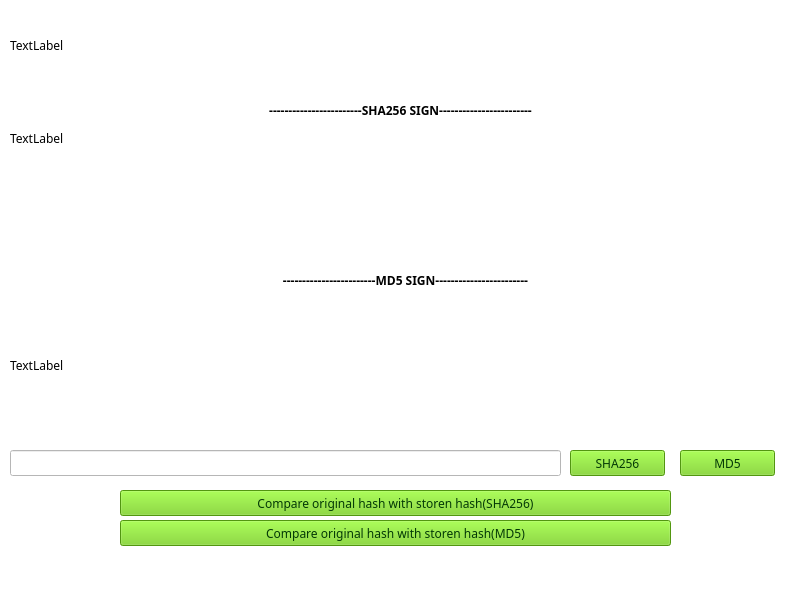
<?xml version="1.0" encoding="UTF-8"?>
<ui version="4.0">
 <class>MainWindow</class>
 <widget class="QMainWindow" name="MainWindow">
  <property name="geometry">
   <rect>
    <x>0</x>
    <y>0</y>
    <width>800</width>
    <height>600</height>
   </rect>
  </property>
  <property name="minimumSize">
   <size>
    <width>800</width>
    <height>600</height>
   </size>
  </property>
  <property name="maximumSize">
   <size>
    <width>800</width>
    <height>600</height>
   </size>
  </property>
  <property name="windowTitle">
   <string>Manage Integrity and Authority</string>
  </property>
  <property name="styleSheet">
   <string notr="true">background-color: rgb(255, 255, 255);</string>
  </property>
  <widget class="QWidget" name="centralwidget">
   <widget class="QLabel" name="manage_IA_info_label">
    <property name="geometry">
     <rect>
      <x>10</x>
      <y>0</y>
      <width>771</width>
      <height>91</height>
     </rect>
    </property>
    <property name="font">
     <font>
      <family>Ubuntu Mono</family>
      <weight>50</weight>
      <bold>false</bold>
     </font>
    </property>
    <property name="text">
     <string>TextLabel</string>
    </property>
   </widget>
   <widget class="QLabel" name="SHA256_title">
    <property name="geometry">
     <rect>
      <x>10</x>
      <y>100</y>
      <width>781</width>
      <height>20</height>
     </rect>
    </property>
    <property name="font">
     <font>
      <family>Ubuntu Mono</family>
      <weight>75</weight>
      <bold>true</bold>
     </font>
    </property>
    <property name="text">
     <string>------------------------SHA256 SIGN------------------------</string>
    </property>
    <property name="alignment">
     <set>Qt::AlignCenter</set>
    </property>
   </widget>
   <widget class="QLabel" name="SHA256_sign_label">
    <property name="geometry">
     <rect>
      <x>10</x>
      <y>130</y>
      <width>771</width>
      <height>131</height>
     </rect>
    </property>
    <property name="font">
     <font>
      <family>Ubuntu Mono</family>
     </font>
    </property>
    <property name="cursor">
     <cursorShape>PointingHandCursor</cursorShape>
    </property>
    <property name="text">
     <string>TextLabel</string>
    </property>
    <property name="alignment">
     <set>Qt::AlignLeading|Qt::AlignLeft|Qt::AlignTop</set>
    </property>
    <property name="textInteractionFlags">
     <set>Qt::LinksAccessibleByMouse|Qt::TextSelectableByMouse</set>
    </property>
   </widget>
   <widget class="QLabel" name="SHA256_title_2">
    <property name="geometry">
     <rect>
      <x>20</x>
      <y>270</y>
      <width>771</width>
      <height>20</height>
     </rect>
    </property>
    <property name="font">
     <font>
      <family>Ubuntu Mono</family>
      <weight>75</weight>
      <bold>true</bold>
     </font>
    </property>
    <property name="text">
     <string>------------------------MD5 SIGN------------------------</string>
    </property>
    <property name="alignment">
     <set>Qt::AlignCenter</set>
    </property>
   </widget>
   <widget class="QLabel" name="MD5_sign_label">
    <property name="geometry">
     <rect>
      <x>10</x>
      <y>300</y>
      <width>771</width>
      <height>131</height>
     </rect>
    </property>
    <property name="font">
     <font>
      <family>Ubuntu Mono</family>
     </font>
    </property>
    <property name="cursor">
     <cursorShape>PointingHandCursor</cursorShape>
    </property>
    <property name="text">
     <string>TextLabel</string>
    </property>
    <property name="textInteractionFlags">
     <set>Qt::LinksAccessibleByMouse|Qt::TextSelectableByMouse</set>
    </property>
   </widget>
   <widget class="QLineEdit" name="hash_field">
    <property name="geometry">
     <rect>
      <x>10</x>
      <y>450</y>
      <width>551</width>
      <height>26</height>
     </rect>
    </property>
    <property name="font">
     <font>
      <family>Ubuntu Mono</family>
     </font>
    </property>
   </widget>
   <widget class="QPushButton" name="verify_sha256">
    <property name="geometry">
     <rect>
      <x>570</x>
      <y>450</y>
      <width>95</width>
      <height>26</height>
     </rect>
    </property>
    <property name="font">
     <font>
      <family>Ubuntu Mono</family>
     </font>
    </property>
    <property name="styleSheet">
     <string notr="true">background-color: rgb(115, 210, 22);
border-color: rgb(78, 154, 6);
color: rgb(3, 57, 5);</string>
    </property>
    <property name="text">
     <string>SHA256</string>
    </property>
   </widget>
   <widget class="QPushButton" name="verify_MD5">
    <property name="geometry">
     <rect>
      <x>680</x>
      <y>450</y>
      <width>95</width>
      <height>26</height>
     </rect>
    </property>
    <property name="font">
     <font>
      <family>Ubuntu Mono</family>
     </font>
    </property>
    <property name="styleSheet">
     <string notr="true">background-color: rgb(115, 210, 22);
border-color: rgb(78, 154, 6);
color: rgb(3, 57, 5);</string>
    </property>
    <property name="text">
     <string>MD5</string>
    </property>
   </widget>
   <widget class="QPushButton" name="compare_sha256">
    <property name="geometry">
     <rect>
      <x>120</x>
      <y>490</y>
      <width>551</width>
      <height>26</height>
     </rect>
    </property>
    <property name="font">
     <font>
      <family>Ubuntu Mono</family>
     </font>
    </property>
    <property name="styleSheet">
     <string notr="true">background-color: rgb(115, 210, 22);
border-color: rgb(78, 154, 6);
color: rgb(3, 57, 5);</string>
    </property>
    <property name="text">
     <string>Compare original hash with storen hash(SHA256)</string>
    </property>
   </widget>
   <widget class="QPushButton" name="compare_md5">
    <property name="geometry">
     <rect>
      <x>120</x>
      <y>520</y>
      <width>551</width>
      <height>26</height>
     </rect>
    </property>
    <property name="font">
     <font>
      <family>Ubuntu Mono</family>
     </font>
    </property>
    <property name="styleSheet">
     <string notr="true">background-color: rgb(115, 210, 22);
border-color: rgb(78, 154, 6);
color: rgb(3, 57, 5);</string>
    </property>
    <property name="text">
     <string>Compare original hash with storen hash(MD5)</string>
    </property>
   </widget>
  </widget>
  <widget class="QMenuBar" name="menubar">
   <property name="geometry">
    <rect>
     <x>0</x>
     <y>0</y>
     <width>800</width>
     <height>23</height>
    </rect>
   </property>
  </widget>
  <widget class="QStatusBar" name="statusbar"/>
 </widget>
 <resources/>
 <connections/>
</ui>
